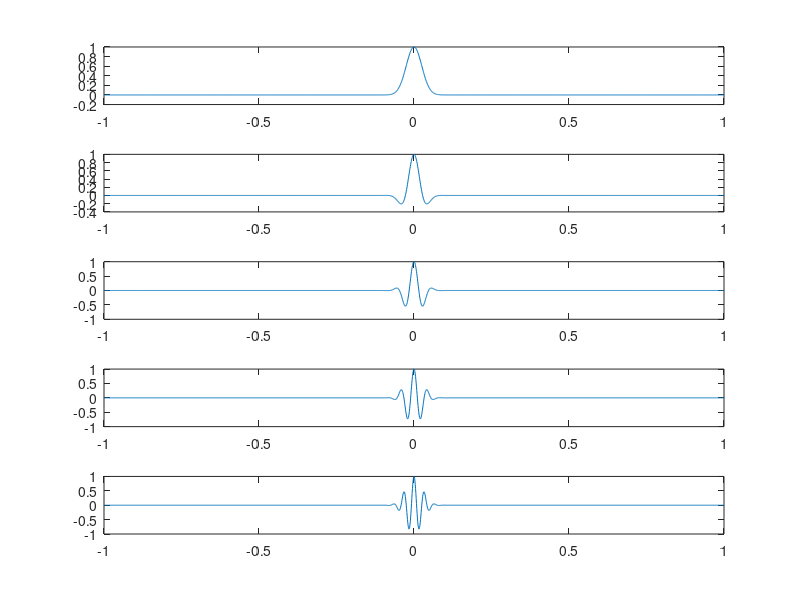

Reproduce this figure in MATLAB.
%{
1. Create a family of complex Morlet wavelets, ranging in frequencies from 2 Hz to 30 Hz in five steps.
%}
frequencies = linspace(2, 30, 5);
wavelets = zeros(5, 2001);
ts = linspace(-1, 1, 2001);
std_gauss = 5/(2*pi*30);

figure
for fi = 1:length(frequencies)
    sin_wave = exp(2 * pi * i * frequencies(fi) .* ts);
    exp_wave = exp(- ts.^2 / (2 * std_gauss.^2));
    wavelets(fi, :) = sin_wave .* exp_wave;
    subplot(5,1,fi);
    plot(ts, wavelets(fi, :));
end